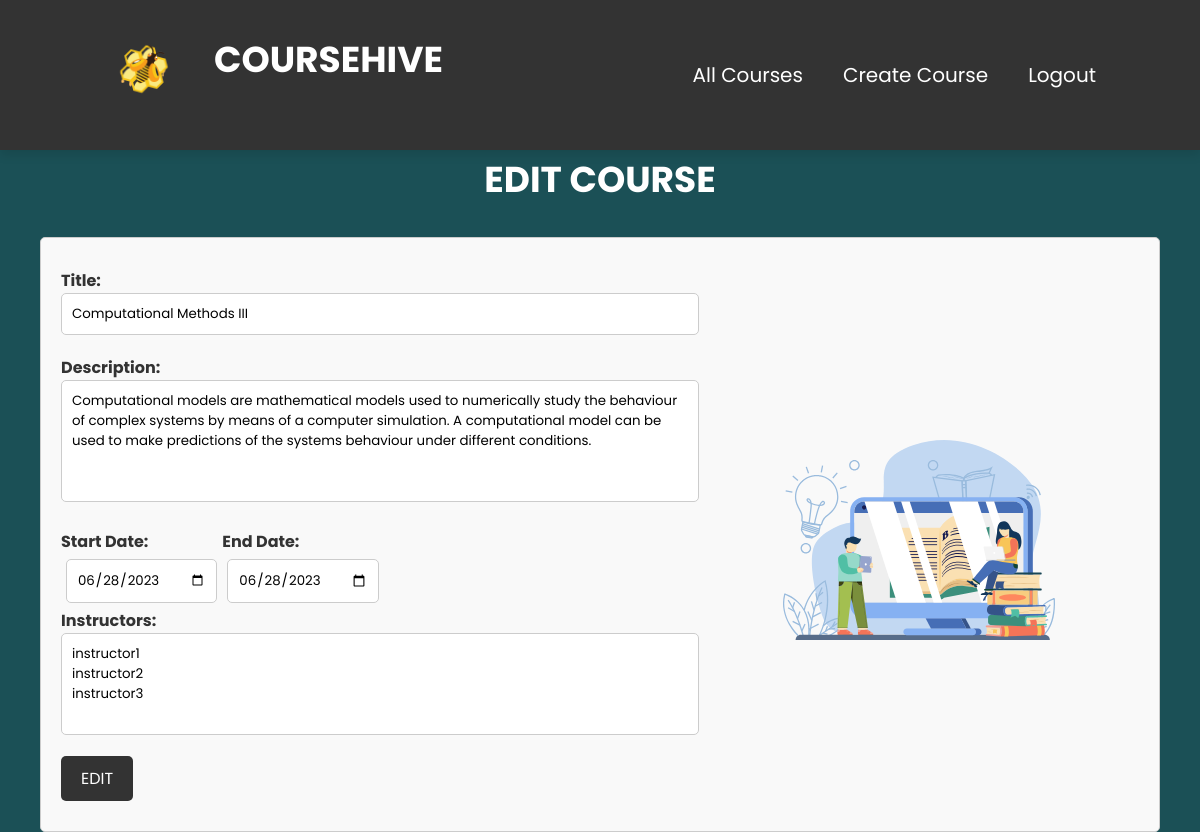
The app's page /TrainingProvider/courseEdit.php?id=39 with its own data.
### tables this page shows
CREATE TABLE `course` (
  `course_id` int(11) NOT NULL,
  `course_title` varchar(255) NOT NULL,
  `course_description` varchar(500) NOT NULL,
  `course_start_date` date NOT NULL,
  `course_end_date` date NOT NULL,
  `course_img` varchar(255) DEFAULT NULL
);

### TrainingProvider/courses.php (called while the page is built, shortened)
<?php
function getCourse($id) {
   include '../dataconnection.php';
   $query = 'SELECT * FROM course WHERE course_id='.$id;
   $result = mysqli_query($connect, $query);
   return $result;
}
?>

### TrainingProvider/courseEdit.php (the view, shortened to what this page needs)
<!DOCTYPE html>
<html lang="en">
  <head>
    <link rel="stylesheet" href="css/courseCreate.css" />
  </head>
  <body>
    <?php
      include 'courses.php';
      if(isset($_GET["id"])){
        $result = getCourse($_GET["id"]);
        $row = mysqli_fetch_assoc($result);
      } else{
        return header('Location: index.php');
      }
    ?>
    <div class="navbar-container" >
    </div>
    <div class="content-container" >
      <h1>Edit Course </h1>
      <div class="create-course">
        <form class="create-course-form" action="courseEditHandler.php" method="POST">
          <label for="title">Title:</label><br />
          <input type="text" id="title" name="title" required value="<?php echo $row["course_title"]?>"/><br />
          <label for="description">Description:</label><br />
          <textarea
            id="description"
            name="description"
            rows="5"
            required
          ><?php echo $row["course_description"]?></textarea><br />
          <div class="dates">
            <div>
              <label for="start-date">Start Date:</label><br />
              <input
                type="date"
                id="start-date"
                name="start-date"
                value=<?php echo $row["course_start_date"]?>
                required
              /><br />
            </div>
            <div>
              <label for="end-date">End Date:</label><br />
              <input type="date" id="end-date" name="end-date" value=<?php echo $row["course_start_date"]?> required />
              <br />
            </div>
          </div>
          <label for="instructors">Instructors:</label>
          <select id="instructors" name="instructors[]" multiple required>
          <?php
              include '../dataconnection.php';
              $query = "SELECT instructor_username FROM instructor";
              $result = mysqli_query($connect, $query);
              while ($row = mysqli_fetch_assoc($result)) {
                echo "<option value=".$row["instructor_username"].">".$row["instructor_username"]."</option>";
              }
            ?>
          </select>
          <input type="submit" value="Edit" />
        </form>
        <img src="img/book.svg" alt="Book Image" class="book-image" />
      </div>
    </div>
  </body>
</html>

### TrainingProvider/css/courseCreate.css (style rules this page uses)
body { font-family: Arial, sans-serif; color: #333; margin: 0; padding: 0; background-color: #1B5056; }
h1 { font-size: 36px; font-weight: bold; text-align: center; margin-bottom: 30px; text-transform: uppercase; color: white; }
.navbar-container { position: fixed; top: 0; left: 0; width: 100%; z-index: 9999; }
.content-container { padding-top: 19vh; }
.book-image { width: 400px; height: 400px; margin-right: 20px; }
.create-course { display: flex; flex-wrap: wrap; justify-content: center; align-items: center; gap: 20px; padding: 20px; padding-top: 30px; background-color: #f9f9f9; margin: 0 40px; border: 1px solid #ccc; border-radius: 5px; }
.create-course-form { flex-grow: 1; }
label { font-weight: bold; color: #333; }
input[type="text"], input[type="date"], textarea, select { width: 100%; -moz-box-sizing: border-box; -webkit-box-sizing: border-box; box-sizing: border-box; padding: 10px; border: 1px solid #ccc; border-radius: 5px; margin-bottom: 20px; }
input[type="text"], textarea { width: 100%; resize: none; }
input[type="date"] { width: auto; }
input[type="submit"], input[type="button"] { background-color: #333; color: #fff; padding: 10px 20px; border: none; border-radius: 5px; cursor: pointer; font-size: 16px; text-transform: uppercase; margin-bottom: 10px; }
.dates { display: flex; }
.dates input { margin: 5px; }

### TrainingProvider/css/navbar.css (style rules this page uses)
* { margin: 0; padding: 0; box-sizing: border-box; font-family: "Poppins"; text-decoration: none; }
body { min-height: 100vh; }
header { position: fixed; top: 0; left: 0; right: 0; background: #333; box-shadow: 0 5px 10px rgba(0, 0, 0, .1); padding: 20px 7%; display: flex; align-items: center; justify-content: space-between; z-index: 1000; height: 18%; }
header .logo-container { display: flex; align-items: center; }
header .logo { font-weight: bolder; font-size: 25px; color: #0071f2; }
header .title { margin-left: 10px; color: #fff; }
header .navbar ul { list-style: none; }
header .navbar ul li { position: relative; float: left; }
header .navbar ul li a { font-size: 20px; padding: 20px; color: #fff; display: block; }

### records on screen
course: title "Computational Methods III", description "Computational models are mathematical models used to numerically study the behaviour of complex systems by means of a computer simulation. A computational model can be used to make predictions of the systems behaviour under different conditions.", start-date "06/28/2023", end-date "06/28/2023"
